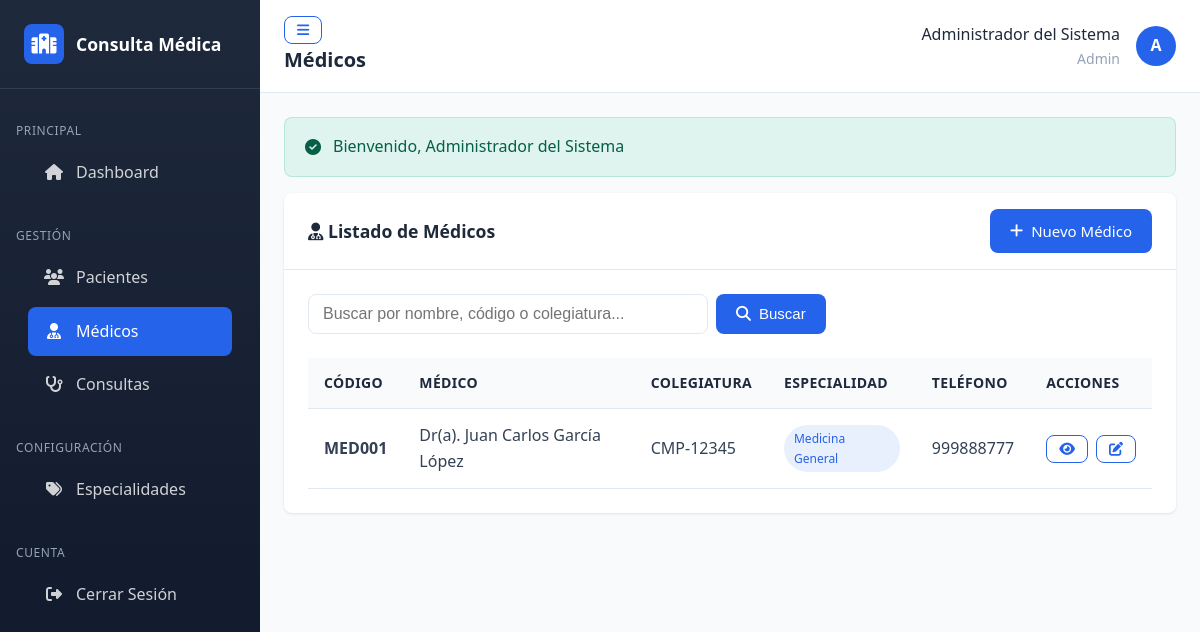
Screenshot of /medicos (signed in) with the database file from the repository.
### tables this page shows
CREATE TABLE IF NOT EXISTS medicos (
    id INT AUTO_INCREMENT PRIMARY KEY,
    usuario_id INT NULL,
    codigo_medico VARCHAR(20) NOT NULL UNIQUE,
    numero_colegiatura VARCHAR(20) NOT NULL UNIQUE,
    nombres VARCHAR(100) NOT NULL,
    apellido_paterno VARCHAR(50) NOT NULL,
    apellido_materno VARCHAR(50) NULL,
    especialidad_id INT NOT NULL,
    telefono VARCHAR(20) NULL,
    email VARCHAR(100) NULL,
    horario_atencion VARCHAR(255) NULL,
    activo TINYINT(1) NOT NULL DEFAULT 1,
    created_at TIMESTAMP DEFAULT CURRENT_TIMESTAMP,
    updated_at TIMESTAMP DEFAULT CURRENT_TIMESTAMP ON UPDATE CURRENT_TIMESTAMP,
    FOREIGN KEY (usuario_id) REFERENCES usuarios(id) ON DELETE SET NULL,
    FOREIGN KEY (especialidad_id) REFERENCES especialidades(id) ON DELETE RESTRICT,
    INDEX idx_codigo_medico (codigo_medico),
    INDEX idx_colegiatura (numero_colegiatura),
    INDEX idx_especialidad (especialidad_id)
);

CREATE TABLE IF NOT EXISTS especialidades (
    id INT AUTO_INCREMENT PRIMARY KEY,
    nombre VARCHAR(100) NOT NULL UNIQUE,
    descripcion TEXT NULL,
    activo TINYINT(1) NOT NULL DEFAULT 1,
    created_at TIMESTAMP DEFAULT CURRENT_TIMESTAMP,
    updated_at TIMESTAMP DEFAULT CURRENT_TIMESTAMP ON UPDATE CURRENT_TIMESTAMP
);

### core/Controller.php (called while the page is built, shortened)
<?php
abstract class Controller
{
    protected array $data = [];
    protected function render(string $view, array $data = [], string $layout = 'main'): void
    {
        $this->data = array_merge($this->data, $data);
        extract($this->data);
        $viewFile = BASE_PATH . '/app/views/' . str_replace('.', '/', $view) . '.php';
        require $viewFile;
        $appConfig = require BASE_PATH . '/config/app.php';
    }
    protected function getQuery(string $key = null, $default = null)
    {
        return isset($_GET[$key]) ? $this->sanitize($_GET[$key]) : $default;
    }
}

### app/controllers/MedicoController.php (called while the page is built, shortened)
<?php
class MedicoController extends Controller
{
    private Medico $medicoModel;
    public function __construct()
    {
        $this->medicoModel = new Medico();
    }
    public function index(): void
    {
        $page = (int) ($this->getQuery('page') ?? 1);
        $busqueda = $this->getQuery('busqueda') ?? '';
        $medicos = $this->medicoModel->getPaginados($page, 10, $busqueda);
        foreach ($medicos['data'] as &$medico) {
            $medicoCompleto = $this->medicoModel->findWithEspecialidad($medico['id']);
        }
        $this->render('medicos/index', [
            'title' => 'Médicos',
            'medicos' => $medicos,
            'busqueda' => $busqueda
        ]);
    }
}

### public/index.php (called while the page is built, shortened)
<?php
require_once dirname(__DIR__) . '/core/bootstrap.php';
$router = require BASE_PATH . '/config/routes.php';
$uri = $_SERVER['REQUEST_URI'] ?? '/';
$uri = explode('?', $uri)[0];
$method = $_SERVER['REQUEST_METHOD'] ?? 'GET';
try {
    $router->dispatch($uri, $method);
} catch (\Exception $e) {
    app_log('error', $e->getMessage(), [
        'file' => $e->getFile(),
        'line' => $e->getLine(),
        'trace' => $e->getTraceAsString()
    ]);
    http_response_code(500);
    $appConfig = require BASE_PATH . '/config/app.php';
    if ($appConfig['environment'] === 'development') {
        echo "<h1>Error de Aplicación</h1>";
        echo "<p><strong>Mensaje:</strong> " . htmlspecialchars($e->getMessage()) . "</p>";
        echo "<p><strong>Archivo:</strong> " . htmlspecialchars($e->getFile()) . "</p>";
        echo "<p><strong>Línea:</strong> " . $e->getLine() . "</p>";
        echo "<pre>" . htmlspecialchars($e->getTraceAsString()) . "</pre>";
    } else {
        require BASE_PATH . '/app/views/errors/500.php';
    }
}

### config/app.php (called while the page is built, shortened)
<?php
return [
    'name' => 'Sistema de Consulta Médica Externa',
    'version' => '1.0.0',
    'environment' => getenv('APP_ENV') ?: 'development',
    'base_url' => getenv('APP_URL') ?: 'http://localhost:8080/',
    'session' => [
        'name' => 'consulta_medica_session',
        'lifetime' => 7200,
        'path' => '/',
        'domain' => '',
        'secure' => false,
        'httponly' => true,
        'samesite' => 'Strict'
    ],
    'security' => [
        'csrf_token_name' => 'csrf_token',
        'csrf_token_lifetime' => 3600,
        'password_min_length' => 8,
        'max_login_attempts' => 5,
        'lockout_time' => 900,
        'hash_algo' => PASSWORD_BCRYPT,
        'hash_cost' => 10
    ],
    'pagination' => [
        'per_page' => 10,
        'max_per_page' => 100
    ],
    'logging' => [
        'enabled' => true,
        'path' => BASE_PATH . '/logs',
        'level' => 'debug'
    ],
    'timezone' => 'America/Lima',
    'date_format' => 'd/m/Y',
    'datetime_format' => 'd/m/Y H:i:s',
    'time_format' => 'H:i'
];

### core/bootstrap.php (called while the page is built, shortened)
<?php
$appConfig = require BASE_PATH . '/config/app.php';
spl_autoload_register(function ($class) {
    $namespaceMap = [
        'Core\\' => BASE_PATH . '/core/',
        'App\\Controllers\\' => BASE_PATH . '/app/controllers/',
        'App\\Models\\' => BASE_PATH . '/app/models/'
    ];
    foreach ($namespaceMap as $namespace => $directory) {
        if (strpos($class, $namespace) === 0) {
            $relativeClass = substr($class, strlen($namespace));
            $file = $directory . str_replace('\\', '/', $relativeClass) . '.php';
            if (file_exists($file)) {
                return true;
            }
        }
    }
    return false;
});
function base_url(string $path = ''): string
{
    $appConfig = require BASE_PATH . '/config/app.php';
    return rtrim($appConfig['base_url'], '/') . '/' . ltrim($path, '/');
}
function e(string $value): string
{
    return htmlspecialchars($value, ENT_QUOTES, 'UTF-8');
}

### config/database.php (called while the page is built, shortened)
<?php
return [
    'host' => getenv('DB_HOST') ?: 'localhost',
    'port' => getenv('DB_PORT') ?: '3306',
    'database' => getenv('DB_DATABASE') ?: (getenv('DB_NAME') ?: 'consulta_medica'),
    'username' => getenv('DB_USER') ?: 'root',
    'password' => getenv('DB_PASSWORD') ?: (getenv('DB_PASS') ?: 'root'),
    'charset' => 'utf8mb4',
    'collation' => 'utf8mb4_unicode_ci',
    'options' => [
        PDO::ATTR_ERRMODE => PDO::ERRMODE_EXCEPTION,
        PDO::ATTR_DEFAULT_FETCH_MODE => PDO::FETCH_ASSOC,
        PDO::ATTR_EMULATE_PREPARES => false,
        PDO::MYSQL_ATTR_INIT_COMMAND => "SET NAMES utf8mb4 COLLATE utf8mb4_unicode_ci"
    ]
];

### core/Database.php (called while the page is built, shortened)
<?php
class Database
{
    private static ?Database $instance = null;
    private ?PDO $connection = null;
    private array $config;
    private function __construct()
    {
        $this->config = require BASE_PATH . '/config/database.php';
    }
    public static function getInstance(): Database
    {
        if (self::$instance === null) {
            self::$instance = new self();
        }
        return self::$instance;
    }
    private function connect(): void
    {
        try {
            $dsn = sprintf(
                "mysql:host=%s;port=%s;dbname=%s;charset=%s",
                $this->config['host'],
                $this->config['port'],
                $this->config['database'],
                $this->config['charset']
            );
            $this->connection = new PDO(
                $dsn,
                $this->config['username'],
                $this->config['password'],
                $this->config['options']
            );
        } catch (PDOException $e) {
            error_log("Error de conexión a la base de datos: " . $e->getMessage());
            throw new PDOException("Error al conectar con la base de datos");
        }
    }
    public function query(string $sql, array $params = []): \PDOStatement
    {
        $stmt = $this->connection->prepare($sql);
        $stmt->execute($params);
        return $stmt;
    }
    public function fetchOne(string $sql, array $params = []): ?array
    {
        $stmt = $this->query($sql, $params);
        $result = $stmt->fetch();
        return $result ?: null;
    }
    public function fetchAll(string $sql, array $params = []): array
    {
        $stmt = $this->query($sql, $params);
        return $stmt->fetchAll();
    }
}

### app/models/Medico.php (called while the page is built, shortened)
<?php
class Medico extends Model
{
    protected string $table = 'medicos';
    public function findWithEspecialidad(int $id): ?array
    {
        $sql = "SELECT m.*, e.nombre as especialidad_nombre, e.descripcion as especialidad_descripcion
                FROM {$this->table} m
                INNER JOIN especialidades e ON m.especialidad_id = e.id
                WHERE m.id = ?";
        return $this->db->fetchOne($sql, [$id]);
    }
    public function getPaginados(int $page = 1, int $perPage = 10, string $busqueda = ''): array
    {
        $where = 'activo = 1';
        $params = [];
        return $this->paginate($page, $perPage, $where, $params);
    }
}

### core/Model.php (called while the page is built, shortened)
<?php
abstract class Model
{
    protected Database $db;
    protected string $table;
    protected string $primaryKey = 'id';
    public function __construct()
    {
        $this->db = Database::getInstance();
    }
    public function count(string $where = '1=1', array $params = []): int
    {
        $sql = "SELECT COUNT(*) as total FROM {$this->table} WHERE {$where}";
        $result = $this->db->fetchOne($sql, $params);
        return (int) ($result['total'] ?? 0);
    }
    public function paginate(int $page = 1, int $perPage = 10, string $where = '1=1', array $params = []): array
    {
        $offset = ($page - 1) * $perPage;
        $total = $this->count($where, $params);
        $totalPages = ceil($total / $perPage);
        $sql = "SELECT * FROM {$this->table} WHERE {$where} ORDER BY {$this->primaryKey} DESC LIMIT {$perPage} OFFSET {$offset}";
        $data = $this->db->fetchAll($sql, $params);
        return [
            'data' => $data,
            'total' => $total,
            'per_page' => $perPage,
            'current_page' => $page,
            'total_pages' => $totalPages,
            'has_prev' => $page > 1,
            'has_next' => $page < $totalPages
        ];
    }
}

### app/views/medicos/index.php (the view, shortened to what this page needs)
<div class="card">
    <div class="card-header">
        <h2 class="card-title">
            <i class="fas fa-user-md"></i>
            Listado de Médicos
        </h2>
        <a href="<?= base_url('medicos/crear') ?>" class="btn btn-primary">
            <i class="fas fa-plus"></i> Nuevo Médico
        </a>
    </div>
    <div class="card-body">
        <form action="<?= base_url('medicos') ?>" method="GET" class="mb-4">
            <div class="d-flex gap-2">
                <input type="text" name="busqueda" class="form-control"
                       placeholder="Buscar por nombre, código o colegiatura..."
                       value="<?= e($busqueda) ?>" style="max-width: 400px;">
                <button type="submit" class="btn btn-primary">
                    <i class="fas fa-search"></i> Buscar
                </button>
            </div>
        </form>
        <?php if (empty($medicos['data'])): ?>
        <div class="text-center text-muted" style="padding: 2rem;">
            <i class="fas fa-user-md" style="font-size: 3rem; margin-bottom: 1rem;"></i>
            <p>No se encontraron médicos</p>
        </div>
        <?php else: ?>
        <div class="table-responsive">
            <table class="table">
                <thead>
                    <tr>
                        <th>Código</th>
                        <th>Médico</th>
                        <th>Colegiatura</th>
                        <th>Especialidad</th>
                        <th>Teléfono</th>
                        <th>Acciones</th>
                    </tr>
                </thead>
                <tbody>
                    <?php foreach ($medicos['data'] as $medico): ?>
                    <tr>
                        <td><strong><?= e($medico['codigo_medico']) ?></strong></td>
                        <td>
                            Dr(a). <?= e($medico['nombres'] . ' ' . $medico['apellido_paterno'] . ' ' . ($medico['apellido_materno'] ?? '')) ?>
                        </td>
                        <td><?= e($medico['numero_colegiatura']) ?></td>
                        <td><span class="badge badge-primary"><?= e($medico['especialidad_nombre'] ?? '-') ?></span></td>
                        <td><?= e($medico['telefono'] ?? '-') ?></td>
                        <td>
                            <div class="btn-group">
                                <a href="<?= base_url('medicos/ver/' . $medico['id']) ?>" class="btn btn-sm btn-outline-primary" title="Ver">
                                    <i class="fas fa-eye"></i>
                                </a>
                                <a href="<?= base_url('medicos/editar/' . $medico['id']) ?>" class="btn btn-sm btn-outline-primary" title="Editar">
                                    <i class="fas fa-edit"></i>
                                </a>
                            </div>
                        </td>
                    </tr>
                    <?php endforeach; ?>
                </tbody>
            </table>
        </div>
        <?php endif; ?>
    </div>
</div>

### core/Router.php (shortened to what this page needs)
<?php
class Router
{
    private array $routes = [];
    private array $params = [];
    private function addRoute(string $method, string $route, array $handler): void
    {
        $route = preg_replace('/\//', '\\/', $route);
        $route = preg_replace('/\{([a-z]+)\}/', '(?P<\1>[a-z0-9-]+)', $route);
        $route = preg_replace('/\{([a-z]+):([^\}]+)\}/', '(?P<\1>\2)', $route);
        $route = '/^' . $route . '$/i';
        $this->routes[$method][$route] = $handler;
    }
    public function dispatch(string $uri, string $method): void
    {
        $uri = $this->sanitizeUri($uri);
        $method = strtoupper($method);
        if (isset($this->routes[$method])) {
            foreach ($this->routes[$method] as $route => $handler) {
                if (preg_match($route, $uri, $matches)) {
                    $this->params = array_filter($matches, 'is_string', ARRAY_FILTER_USE_KEY);
                    $this->executeHandler($handler);
                    return;
                }
            }
        }
    }
    private function sanitizeUri(string $uri): string
    {
        $uri = parse_url($uri, PHP_URL_PATH);
        $uri = trim($uri, '/');
        $uri = filter_var($uri, FILTER_SANITIZE_URL);
        return $uri ?: '';
    }
    private function executeHandler(array $handler): void
    {
        [$controllerName, $action] = $handler;
        $controller = new $controllerClass();
        call_user_func_array([$controller, $action], $this->params);
    }
}

### rows the page displays
medicos: codigo_medico "MED001", nombres+apellido_paterno+apellido_materno "Juan Carlos García López", numero_colegiatura "CMP-12345", especialidad.nombre "Medicina General", telefono "999888777"
